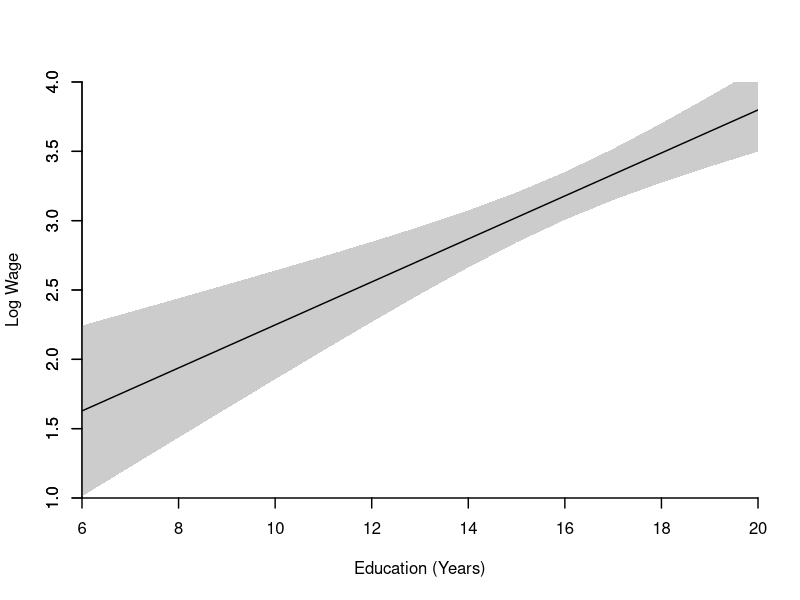
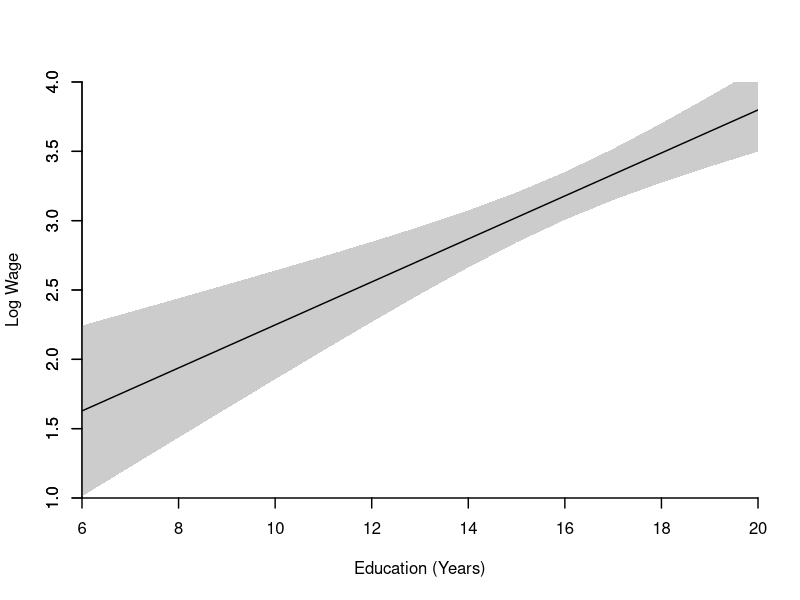

The R source for these figures, in order:
#################################################
### This file generates Figure 7.4a
### Wage on Education Regression Intervals
#################################################
### Uses data file cps09mar.txt
#########################################

dat <- as.matrix(read.delim("cps09mar.txt",header=FALSE))
experience <- dat[,1]-dat[,4]-6
mbf <- (dat[,11]==2)&(dat[,12]<=2)&(dat[,2]==1)&(experience==12)
dat1 <- dat[mbf,]

#	Regression (3.12)
y <- as.matrix(log(dat1[,5]/(dat1[,6]*dat1[,7])))
x <- cbind(dat1[,4],matrix(1,nrow(dat1),1))
beta <- solve(t(x)%*%x,t(x)%*%y)

# Covariance Matrix (4.37)
e <- y-x%*%beta
leverage <- rowSums(x*(x%*%solve(t(x)%*%x)))
k <- ncol(x)
u3 <- x*((e/sqrt(1-leverage))%*%matrix(1,1,k))
xx <- solve(t(x)%*%x)
v3 <- xx %*% (t(u3)%*%u3) %*% xx

# Create Figure 
edu_seq <- cbind(seq(6,20),rep(1,15))
wage_fit <- edu_seq%*%beta
s <- apply(edu_seq,1,function(x) sqrt(t(x)%*%v3%*%x))
ub <- wage_fit + 1.96*s
lb <- wage_fit - 1.96*s

xplot <- seq(6,20)

wd <- 1.4

pdf("HANSEN7-4a.pdf",family="Helvetica",colormodel='cmyk',width=4.5,height=4.5)
plot(xplot,wage_fit,type='l',title=NULL,xaxs="i",yaxs="i",xaxt="n",
     xlab="Education (Years)",ylab="Log Wage", xlim=c(6,20), ylim=c(1,4),bty="n",cex.lab=1.0,lwd=wd)
polygon(c(xplot,rev(xplot)),c(lb,rev(ub)),border=NA,col=gray(.8),lwd=wd)
lines(xplot,wage_fit,lty=1,lwd=wd)
axis(1,at=seq(6,20,by=2),lwd=wd)
axis(2,lwd=wd)
dev.off()

postscript("HANSEN7-4a.eps",paper="special",width=4.5,height=4.5,horizontal=FALSE,onefile=FALSE,family="Helvetica",colormodel='cmyk')
plot(xplot,wage_fit,type='l',title=NULL,xaxs="i",yaxs="i",xaxt="n",
     xlab="Education (Years)",ylab="Log Wage", xlim=c(6,20), ylim=c(1,4),bty="n",cex.lab=1.0,lwd=wd)
polygon(c(xplot,rev(xplot)),c(lb,rev(ub)),border=NA,col=gray(.8),lwd=wd)
lines(xplot,wage_fit,lty=1,lwd=wd)
axis(1,at=seq(6,20,by=2),lwd=wd)
axis(2,lwd=wd)
dev.off()
